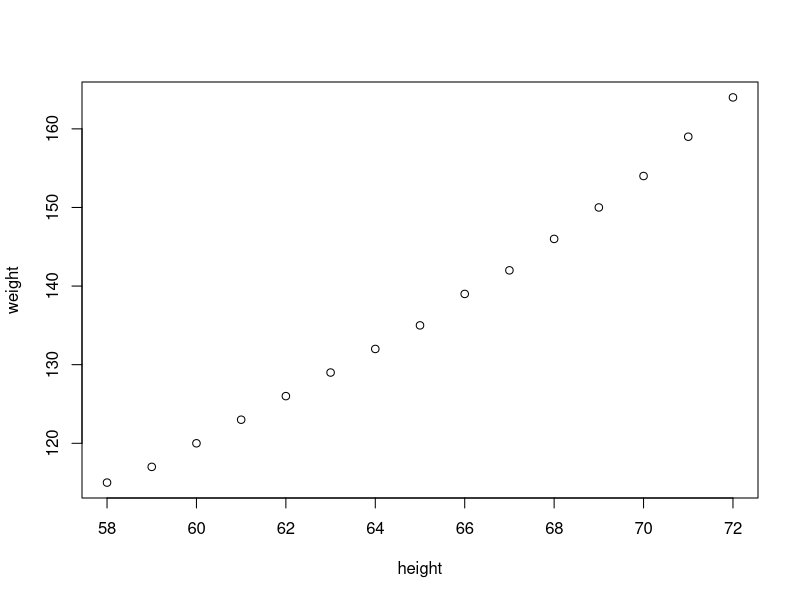
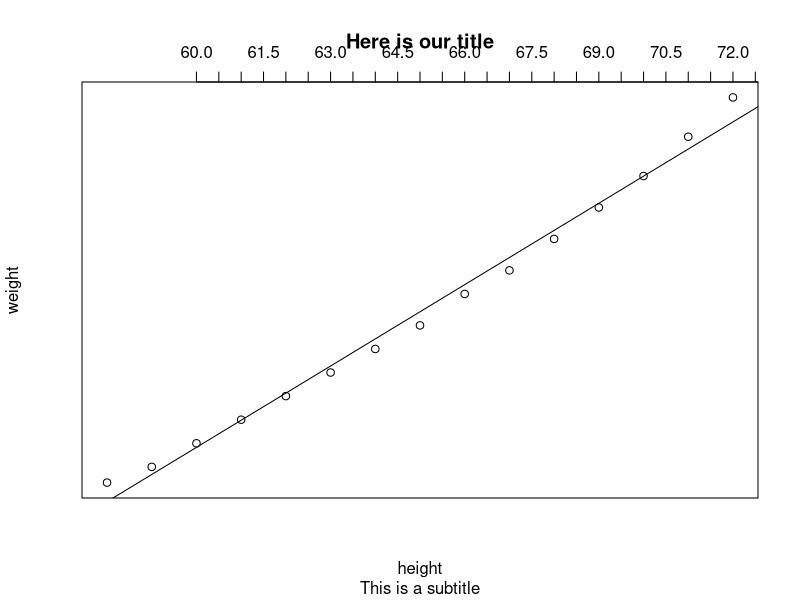
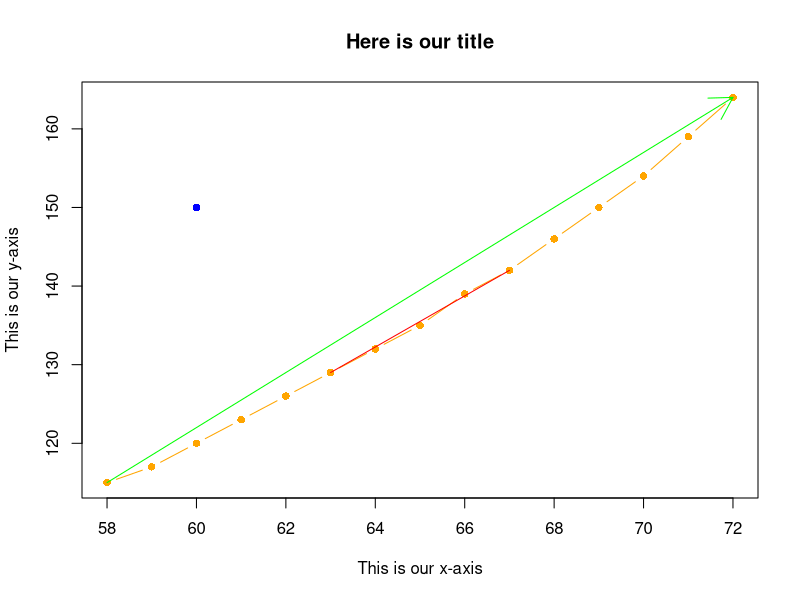
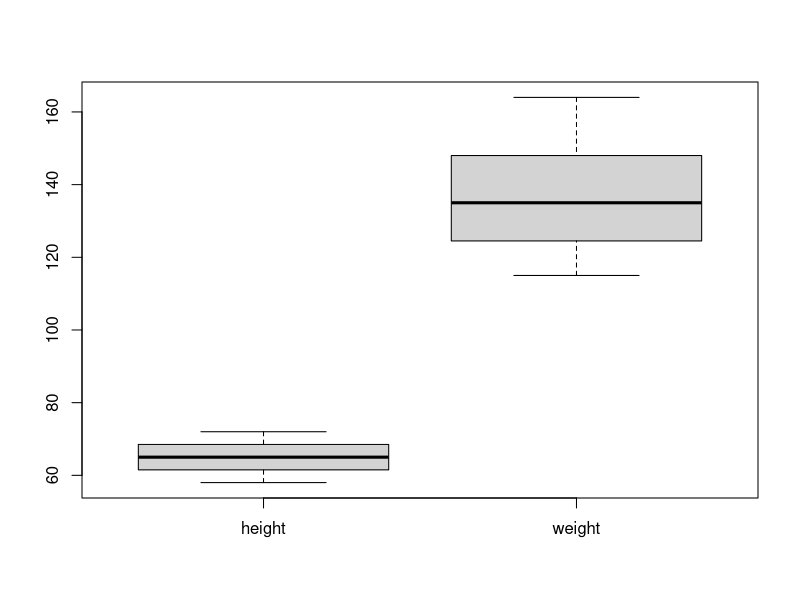
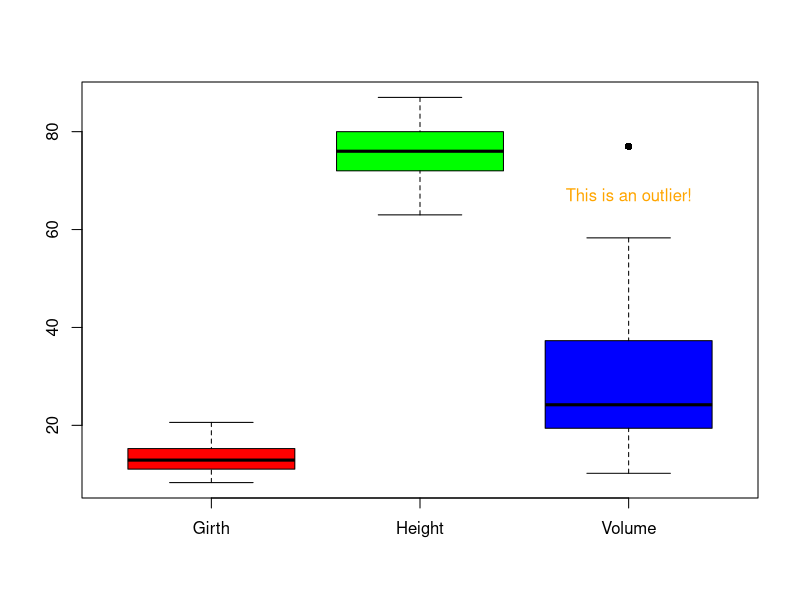
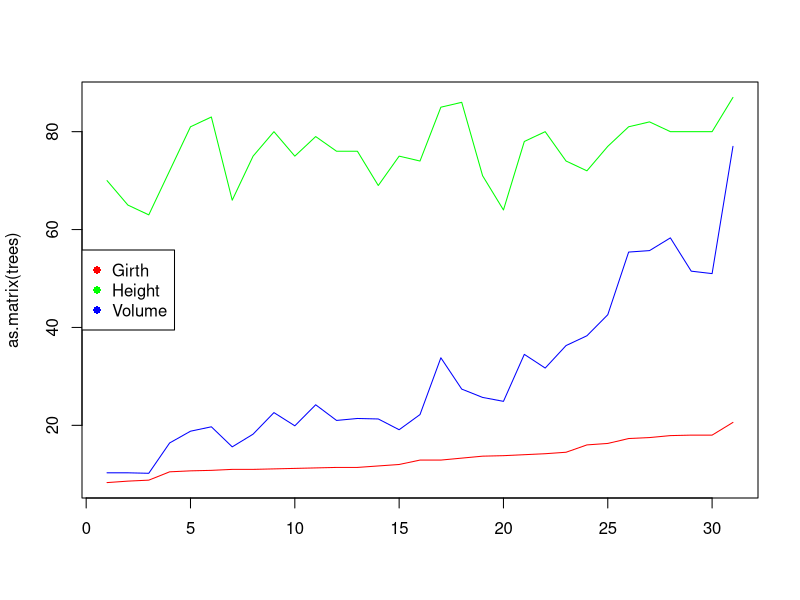
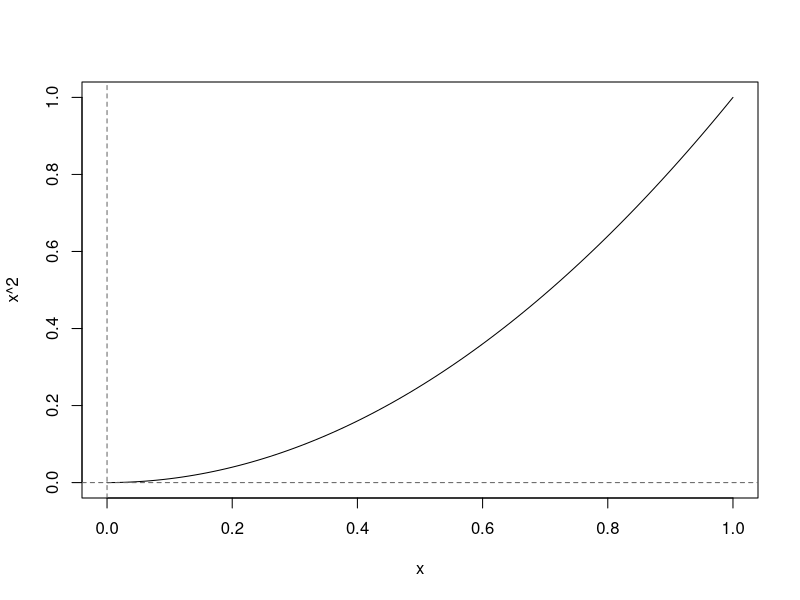
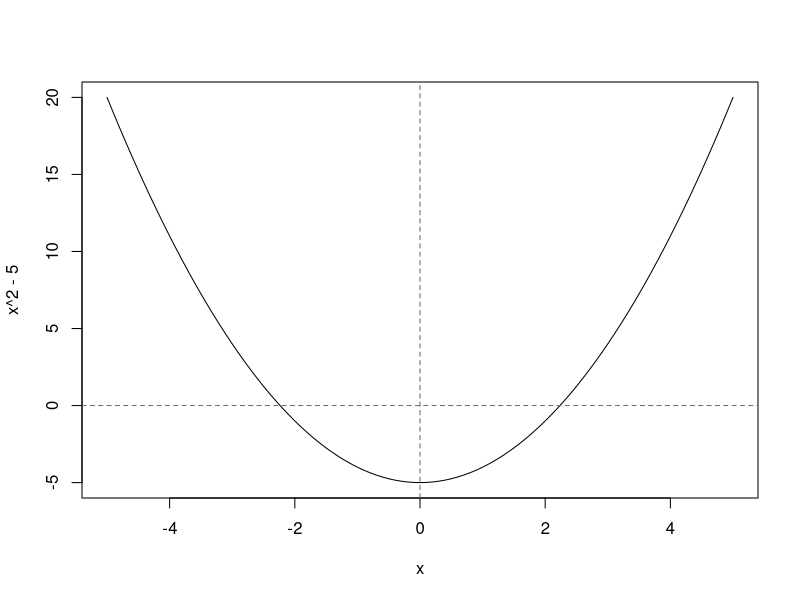

Write R code to recreate these figures, in order.
######Plotting#####

### Graphical parameters
?par
opar <- par(mfrow = c(1, 1))
par(opar)

# library(help = "graphics")

## abline                  Add Straight Lines to a Plot
## arrows                  Add Arrows to a Plot
## axis                    Add an Axis to a Plot
## barplot                 Bar Plots
## boxplot                 Box Plots
## boxplot.matrix          Draw a Boxplot for each Column (Row) of a Matrix
## curve                   Draw Function Plots
## dotchart                Cleveland's Dot Plots
## frame()                 Create / Start a New Plot Frame
## grid                    Add Grid to a Plot
## hist                    Histograms
## legend                  Add Legends to Plots
## lines                   Add Connected Line Segments to a Plot
## matplot                 Plot Columns of Matrices
## pie                     Pie Charts
## plot                    Generic X-Y Plotting
## points                  Add Points to a Plot
## segments                Add Line Segments to a Plot
## stem                    Stem-and-Leaf Plots
## text                    Add Text to a Plot
## title                   Plot Annotation


### Plots
# plot(x, y, type, main, sub, xlab, ylab, xaxt, yaxt, col, pch, lty, xlim, ylim)
# axis(side, at, col)   "b, p, l, c, s, n"
# abline(a, b, h, v)
# arrows(x0, y0, x1, y1, length = 0.25, angle = 30, code = 2)
# segments(x0, y0, x1 = x0, y1 = y0)
# points(x, y, type)
# grid(nx = NULL, ny = nx)
# title(main, sub, xlab, ylab)
# women dataset
women
plot(women)
plot(women, xaxt = "n", yaxt = "n")
axis(3, at = seq(60, 80, by = 0.50))
abline(lm(women$weight~women$height))
title(main = "Here is our title", sub = "This is a subtitle")
plot(women, main = "Here is our title", xlab = "This is our x-axis", ylab = "This is our y-axis", type = "b", pch = 16, col = "orange")
arrows(58, 115, 72, 164, col = "green")
segments(63, 129, 67, 142, col = "red")
points(60, 150, pch = 16, col = "blue")

### Boxplots
# boxplot(x, range = 1.5, pch, col, add = T/F) and boxplot.matrix
# text(x, y, col, labels)
# women, as.matrix(trees)
boxplot(women)
boxplot(as.matrix(trees), col = rainbow(3), pch = 16)
text(3, max(trees$Volume)-10, col = "orange", "This is an outlier!")

### Matrix Plots
# matplot(x, y, type, lty, pch, col), matpoints, matlines
# legend(x, legend, col, pch, cex)
# as.matrix(trees)
matplot(as.matrix(trees), type = "l", lty = 1, col = rainbow(3))
legend(x = "left", legend = c("Girth", "Height", "Volume"), pch = 16, col = rainbow(3), cex = 1)

### Curves
# curve(expr, from, to, n, type, col)
# abline
curve(x^2)
abline(h = 0, v = 0, lty = 2, col = "grey40")
curve(x^2 - 5, from = -5, to = 5)
abline(h = 0, v = 0, lty = 2, col = "grey40")


### Barplots
# barplot(height, width = 1, density = T/F)
# women$weight
barplot(women$height, col = rainbow(15))

### Histogram
# hist(x, breaks, freq / prob = T/F)
# women$weight
hist(women$weight, breaks = 14, prob = TRUE)

### Dot charts
# dotchart(x, labels, group)
# women$weight
dotchart(women$weight)

### Stem-and-Leaf Plots
# stem(x, scale, width)
stem(women$weight)

### Pie Charts
# pie(x, labels, col)
d <- c(0.40, 0.10, 0.25, 0.10, 0.15)
d.names <- LETTERS[1:5]
pie(d, d.names, col = rainbow(5))

#chart of R colors
demo("colors")
?rainbow #demo at bottom
